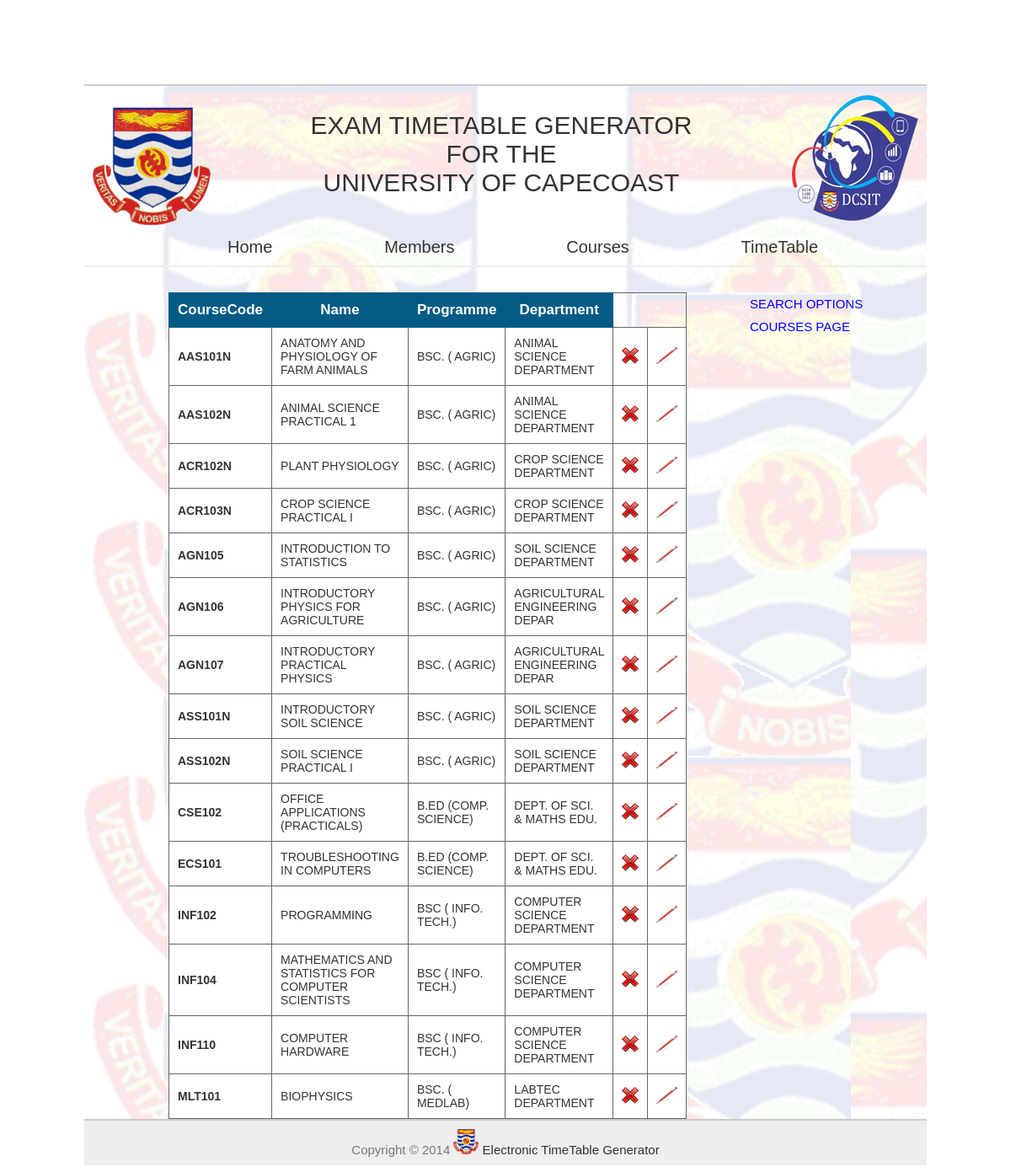
Page /sampleWebApp/advancedSearchLevels.php?levels=100 on the committed database.
### tables this page shows
CREATE TABLE IF NOT EXISTS `course` (
  `CourseId` int(11) NOT NULL AUTO_INCREMENT,
  `CourseCode` varchar(10) NOT NULL,
  `Name` varchar(255) NOT NULL,
  `Level` int(4) NOT NULL,
  `Number_Of_Students` int(255) NOT NULL,
  `Programme` varchar(255) NOT NULL,
  `Department` varchar(255) NOT NULL,
  PRIMARY KEY (`CourseId`)
);

### sampleWebApp/advancedSearchLevels.php (the view, shortened to what this page needs)
<!DOCTYPE html>
<html xmlns="http://www.w3.org/1999/xhtml" xml:lang="en">
<head>
<link rel="stylesheet" href="css/main.css" type="text/css" />
<link rel="stylesheet" href="css/table.css" type="text/css" />
<link rel="stylesheet" href="css/paginationStyle.css" type="text/css" />
<link rel="stylesheet" href="css/paginationStyle.css" type="text/css" />
</head>
<body>
<div id="container">
  <div id="header">
		<?php include 'header.php'?>
  </div>
  <div id = "menuPanel">
			<?php include 'menuPanel.php'?>
   </div>
  <div id="sidebar" style="margin-left:20px;">
  <p><a href = "advancedSearch.php" style = "font-size:15px;color:blue">SEARCH OPTIONS</a></p>
  <p><a href = "courses.php" style = "color:blue;text-align:center;font-size:15px;">
	COURSES PAGE</a></p>
  </div>
  <div id = "content">
<?php
    $query = $_GET['levels'];
    $min_length = 3;
    if(strlen($query) >= $min_length){
        $query = htmlspecialchars($query);
        $query = mysql_real_escape_string($query);
        $raw_results = mysql_query("SELECT * FROM course WHERE (`Level` LIKE '%".$query."%')") or die(mysql_error());
        if(mysql_num_rows($raw_results) > 0){
				echo '<table border = "1" style ="margin-left:90px;width:550px;" >';
				echo
						'<tr>
							<th colspan = "1">CourseCode </th>
							<th            >Name  </th>
							<th colspan = "1">Programme      </th>
							<th colspan = "1">Department  </th>
						</tr>';
	           while($results = mysql_fetch_array($raw_results)){
				echo
							'<tr>
								<td><strong>' . $results['CourseCode'] . '</strong></td>
								<td colspan = "1">' . $results['Name'] . '</td>
								<td colspan = "1">' . $results['Programme'] . '</td>
								<td colspan = "1">' . $results['Department'] . '</td>
							    <td><a href="delete.php?id=' . $results['CourseId'] . '"><img src = "images/delete.png"></a></td>
								<td><a href="editCourse.php?id='.$results['CourseId']. '"><img src = "images/edit.png"></a></td>
							</tr>';
            }
        }
        else{
            $error_search = "No results";
        }
    }
    else{
       $error_search = '<p class = "error" style="text-align:center;">Minimum length of keyword is '.$min_length.'</p>';
    }
	echo '</table>';
?>
  </div>
  <div id="footer">
		<?php include 'footer.php'?>
  </div>
</div>
</body>
</html>

### sampleWebApp/css/main.css (style rules this page uses)
body { background-color:#fff; background-position:center; background-repeat:repeat-y; font-family: "Lucida Grande","Lucida Sans Unicode",geneva,verdana,sans-serif; font-size:10px; color:#777; }
#container { width:1000px; margin-top:100px; margin-left:auto; margin-right:auto; margin-bottom:0; background-image:url(images/background.gif); }
#header { margin:15px 0 0 0; padding:10px 10px 10px 10px; border-top:2px solid #ccc; height:150px; }
#menuPanel { border-bottom:2px solid #eee; margin-bottom:20px; }
#sidebar { float:right; width:200px; margin:5px 10px 10px 0; }
#content { margin:30px 50px 50px 10px; background-image: url(background.gif); background-repeat: repeat; font-size:15px; width:900px; }
#footer { background-color:#eee; border-top:2px solid #ccc; padding:10px; text-align:center; font-size:15px; margin-top:-50px; }
a { color:#333; text-decoration:none; }

### sampleWebApp/css/table.css (style rules this page uses)
table { font-family: arial,sans-serif; font-size:14px; color:#333333; border: solid 1px #666; border-collapse: collapse; }
table th { font-size:17px; border: solid 1px #025B85; padding: 10px; background-color: #025B85; color:#fff; }
table td { padding: 10px; border: solid 1px #666; background-color: #ffffff; }

### sampleWebApp/css/paginationStyle.css (style rules this page uses)
tr:nth-child(even) { background: #CCC }

### rows in the picture
course: CourseCode "AAS101N", Name "ANATOMY AND PHYSIOLOGY OF FARM ANIMALS", Programme "BSC. ( AGRIC)", Department "ANIMAL SCIENCE DEPARTMENT"
course: CourseCode "AAS102N", Name "ANIMAL SCIENCE PRACTICAL 1", Programme "BSC. ( AGRIC)", Department "ANIMAL SCIENCE DEPARTMENT"
course: CourseCode "ACR102N", Name "PLANT PHYSIOLOGY", Programme "BSC. ( AGRIC)", Department "CROP SCIENCE DEPARTMENT"
course: CourseCode "ACR103N", Name "CROP SCIENCE PRACTICAL I", Programme "BSC. ( AGRIC)", Department "CROP SCIENCE DEPARTMENT"
course: CourseCode "AGN105", Name "INTRODUCTION TO STATISTICS", Programme "BSC. ( AGRIC)", Department "SOIL SCIENCE DEPARTMENT"
course: CourseCode "AGN106", Name "INTRODUCTORY PHYSICS FOR AGRICULTURE", Programme "BSC. ( AGRIC)", Department "AGRICULTURAL ENGINEERING DEPAR"
course: CourseCode "AGN107", Name "INTRODUCTORY PRACTICAL PHYSICS", Programme "BSC. ( AGRIC)", Department "AGRICULTURAL ENGINEERING DEPAR"
course: CourseCode "ASS101N", Name "INTRODUCTORY SOIL SCIENCE", Programme "BSC. ( AGRIC)", Department "SOIL SCIENCE DEPARTMENT"
course: CourseCode "ASS102N", Name "SOIL SCIENCE PRACTICAL I", Programme "BSC. ( AGRIC)", Department "SOIL SCIENCE DEPARTMENT"
course: CourseCode "CSE102", Name "OFFICE APPLICATIONS (PRACTICALS)", Programme "B.ED (COMP. SCIENCE)", Department "DEPT. OF SCI. & MATHS EDU."
course: CourseCode "ECS101", Name "TROUBLESHOOTING IN COMPUTERS", Programme "B.ED (COMP. SCIENCE)", Department "DEPT. OF SCI. & MATHS EDU."
course: CourseCode "INF102", Name "PROGRAMMING", Programme "BSC ( INFO. TECH.)", Department "COMPUTER SCIENCE DEPARTMENT"
course: CourseCode "INF104", Name "MATHEMATICS AND STATISTICS FOR COMPUTER SCIENTISTS", Programme "BSC ( INFO. TECH.)", Department "COMPUTER SCIENCE DEPARTMENT"
course: CourseCode "INF110", Name "COMPUTER HARDWARE", Programme "BSC ( INFO. TECH.)", Department "COMPUTER SCIENCE DEPARTMENT"
course: CourseCode "MLT101", Name "BIOPHYSICS", Programme "BSC. ( MEDLAB)", Department "LABTEC DEPARTMENT"
